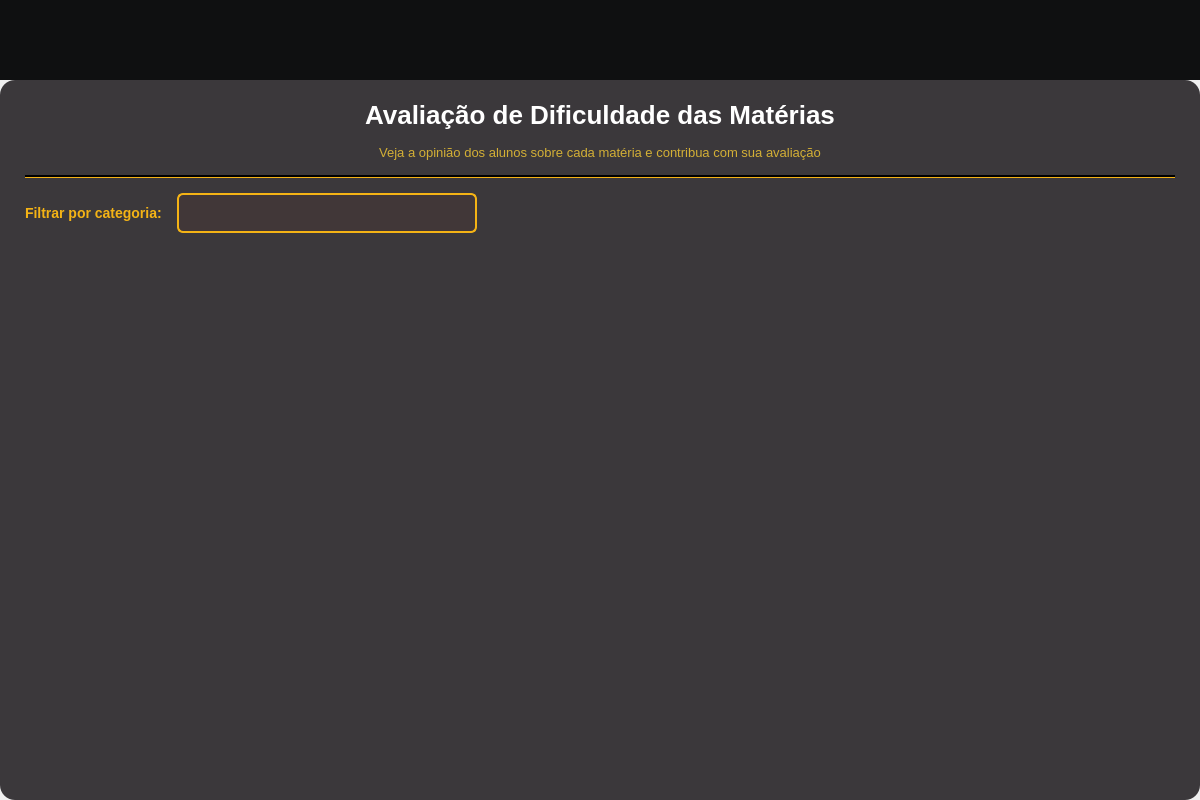
<?xml version="1.0" encoding="UTF-8"?>
<ui version="4.0">
 <class>AvaliacaoMateriasDialog</class>
 <widget class="QDialog" name="AvaliacaoMateriasDialog">
  <property name="geometry">
   <rect>
    <x>0</x>
    <y>0</y>
    <width>1200</width>
    <height>800</height>
   </rect>
  </property>
  <property name="windowTitle">
   <string>Avaliação de Dificuldade</string>
  </property>
  <property name="styleSheet">
   <string notr="true">
/* ====== FUNDO PRINCIPAL ====== */
QDialog#AvaliacaoMateriasDialog {
    background-image: url(:/images/imagens/fundo_2.png);
    background-position: center;
    background-repeat: no-repeat;
}

/* ====== BARRA DE NAVEGAÇÃO ====== */
QLabel#navBar {
    background-color: #0f1011;
}

/* ====== WIDGET CENTRAL ====== */
QWidget#centralWidget {
    background-color: rgba(26, 22, 26, 0.85);
    border-radius: 15px;
}

/* ====== TÍTULO ====== */
QLabel#tituloLabel {
    color: #FFFFFF;
    font-size: 26px;
    font-weight: bold;
    background-color: transparent;
}

/* ====== SUBTÍTULO ====== */
QLabel#subtituloLabel {
    color: #D3AF35;
    font-size: 13px;
    background-color: transparent;
}

/* ====== COMBOBOX ====== */
QComboBox {
    background-color: rgba(66, 55, 56, 0.9);
    color: #F4B315;
    border: 2px solid #F4B315;
    border-radius: 6px;
    padding: 8px 12px;
    font-size: 14px;
    font-weight: bold;
}

QComboBox:hover {
    border-color: #D3AF35;
    background-color: rgba(82, 68, 71, 0.9);
}

QComboBox::drop-down {
    border: none;
    width: 30px;
}

QComboBox::down-arrow {
    image: none;
    border-left: 5px solid transparent;
    border-right: 5px solid transparent;
    border-top: 6px solid #F4B315;
    margin-right: 8px;
}

QComboBox QAbstractItemView {
    background-color: #423738;
    color: #F4B315;
    selection-background-color: #F4B315;
    selection-color: #1A161A;
    border: 2px solid #F4B315;
}

/* ====== SCROLL AREA ====== */
QScrollArea {
    border: none;
    background-color: transparent;
}

QScrollBar:vertical {
    background-color: #423738;
    width: 12px;
    border-radius: 6px;
}

QScrollBar::handle:vertical {
    background-color: #F4B315;
    border-radius: 6px;
    min-height: 20px;
}

QScrollBar::handle:vertical:hover {
    background-color: #D3AF35;
}

QWidget#containerMaterias {
    background-color: transparent;
}

/* ====== LOGO E ÍCONES ====== */
QLabel#logoLabel, QLabel#homeButton, QLabel#perfilButton {
    background-color: transparent;
    border-radius: 50px;
}
   </string>
  </property>
  
  <layout class="QVBoxLayout" name="mainLayoutOuter">
   <property name="spacing">
    <number>0</number>
   </property>
   <property name="leftMargin">
    <number>0</number>
   </property>
   <property name="topMargin">
    <number>0</number>
   </property>
   <property name="rightMargin">
    <number>0</number>
   </property>
   <property name="bottomMargin">
    <number>0</number>
   </property>
   
   <item>
    <!-- BARRA DE NAVEGAÇÃO SUPERIOR -->
    <widget class="QWidget" name="navWidget" native="true">
     <property name="minimumSize">
      <size>
       <width>0</width>
       <height>80</height>
      </size>
     </property>
     <property name="maximumSize">
      <size>
       <width>16777215</width>
       <height>80</height>
      </size>
     </property>
     
     <!-- Logo UTFPR -->
     <widget class="QLabel" name="logoLabel">
      <property name="geometry">
       <rect>
        <x>10</x>
        <y>0</y>
        <width>80</width>
        <height>80</height>
       </rect>
      </property>
      <property name="styleSheet">
       <string notr="true">border-radius: 20px;</string>
      </property>
      <property name="text">
       <string/>
      </property>
      <property name="pixmap">
       <pixmap resource="icons.qrc">:/images/imagens/Logo_1.png</pixmap>
      </property>
      <property name="scaledContents">
       <bool>true</bool>
      </property>
     </widget>
     
     <!-- Botão Home -->
     <widget class="QLabel" name="homeButton">
      <property name="geometry">
       <rect>
        <x>1090</x>
        <y>20</y>
        <width>45</width>
        <height>45</height>
       </rect>
      </property>
      <property name="cursor">
       <cursorShape>PointingHandCursor</cursorShape>
      </property>
      <property name="styleSheet">
       <string notr="true">border-radius: 50px;</string>
      </property>
      <property name="text">
       <string/>
      </property>
      <property name="pixmap">
       <pixmap resource="icons.qrc">:/images/imagens/inicio.png</pixmap>
      </property>
      <property name="scaledContents">
       <bool>true</bool>
      </property>
     </widget>
     
     <!-- Botão Perfil -->
     <widget class="QLabel" name="perfilButton">
      <property name="geometry">
       <rect>
        <x>1030</x>
        <y>20</y>
        <width>45</width>
        <height>45</height>
       </rect>
      </property>
      <property name="cursor">
       <cursorShape>PointingHandCursor</cursorShape>
      </property>
      <property name="styleSheet">
       <string notr="true">border-radius: 50px;</string>
      </property>
      <property name="text">
       <string/>
      </property>
      <property name="pixmap">
       <pixmap resource="icons.qrc">:/images/imagens/perfil.png</pixmap>
      </property>
      <property name="scaledContents">
       <bool>true</bool>
      </property>
     </widget>
     
     <!-- Fundo da barra -->
     <widget class="QLabel" name="navBar">
      <property name="geometry">
       <rect>
        <x>0</x>
        <y>0</y>
        <width>1200</width>
        <height>80</height>
       </rect>
      </property>
      <property name="styleSheet">
       <string notr="true">background-color: #0f1011;</string>
      </property>
      <property name="text">
       <string/>
      </property>
     </widget>
     
     <zorder>navBar</zorder>
     <zorder>logoLabel</zorder>
     <zorder>homeButton</zorder>
     <zorder>perfilButton</zorder>
    </widget>
   </item>
   
   <item>
    <!-- Widget central -->
    <widget class="QWidget" name="centralWidget">
     <layout class="QVBoxLayout" name="verticalLayout">
      <property name="spacing">
       <number>15</number>
      </property>
      <property name="leftMargin">
       <number>25</number>
      </property>
      <property name="topMargin">
       <number>20</number>
      </property>
      <property name="rightMargin">
       <number>25</number>
      </property>
      <property name="bottomMargin">
       <number>20</number>
      </property>
      
      <!-- CABEÇALHO -->
      <item>
       <layout class="QVBoxLayout" name="headerLayout">
        <item>
         <widget class="QLabel" name="tituloLabel">
          <property name="text">
           <string>Avaliação de Dificuldade das Matérias</string>
          </property>
          <property name="alignment">
           <set>Qt::AlignCenter</set>
          </property>
         </widget>
        </item>
        
        <item>
         <widget class="QLabel" name="subtituloLabel">
          <property name="text">
           <string>Veja a opinião dos alunos sobre cada matéria e contribua com sua avaliação</string>
          </property>
          <property name="alignment">
           <set>Qt::AlignCenter</set>
          </property>
         </widget>
        </item>
       </layout>
      </item>
      
      <!-- LINHA SEPARADORA -->
      <item>
       <widget class="Line" name="line">
        <property name="styleSheet">
         <string notr="true">background-color: #F4B315;</string>
        </property>
        <property name="frameShadow">
         <enum>QFrame::Plain</enum>
        </property>
        <property name="lineWidth">
         <number>2</number>
        </property>
        <property name="orientation">
         <enum>Qt::Horizontal</enum>
        </property>
       </widget>
      </item>
      
      <!-- FILTRO POR CATEGORIA -->
      <item>
       <layout class="QHBoxLayout" name="filtroLayout">
        <item>
         <widget class="QLabel" name="label">
          <property name="text">
           <string>Filtrar por categoria:</string>
          </property>
          <property name="styleSheet">
           <string notr="true">color: #F4B315; font-size: 14px; font-weight: bold; background: transparent;</string>
          </property>
         </widget>
        </item>
        <item>
         <widget class="QComboBox" name="categoriaComboBox">
          <property name="minimumSize">
           <size>
            <width>300</width>
            <height>40</height>
           </size>
          </property>
         </widget>
        </item>
        <item>
         <spacer name="horizontalSpacer">
          <property name="orientation">
           <enum>Qt::Horizontal</enum>
          </property>
          <property name="sizeHint" stdset="0">
           <size>
            <width>40</width>
            <height>20</height>
           </size>
          </property>
         </spacer>
        </item>
       </layout>
      </item>
      
      <!-- ÁREA DE CONTEÚDO -->
      <item>
       <widget class="QScrollArea" name="scrollArea">
        <property name="widgetResizable">
         <bool>true</bool>
        </property>
        <property name="frameShape">
         <enum>QFrame::NoFrame</enum>
        </property>
        <widget class="QWidget" name="containerMaterias">
         <property name="geometry">
          <rect>
           <x>0</x>
           <y>0</y>
           <width>1126</width>
           <height>530</height>
          </rect>
         </property>
        </widget>
       </widget>
      </item>
      
     </layout>
    </widget>
   </item>
  </layout>
 </widget>
 
 <resources>
  <include location="icons.qrc"/>
 </resources>
 
 <connections/>
</ui>
